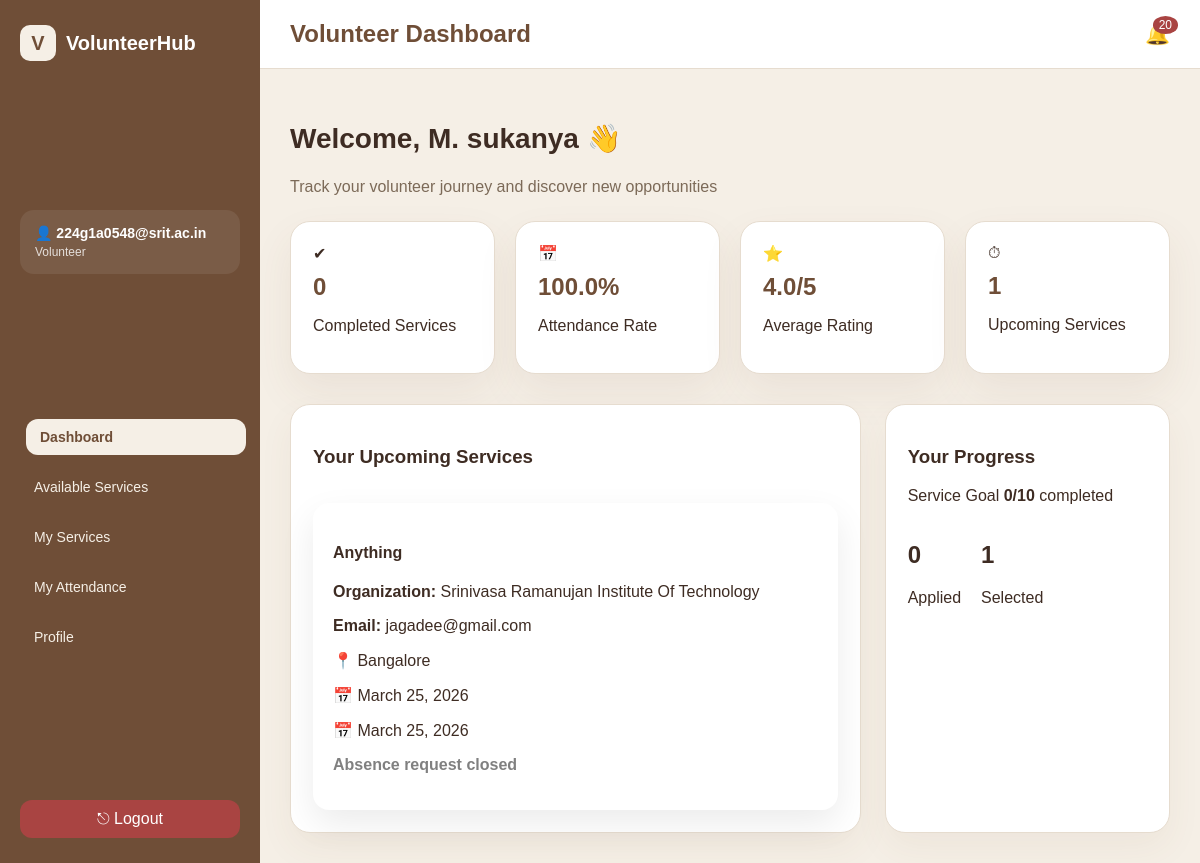
Page /volunteer/ (signed in) on the committed database.
### app1/models.py (models this page shows, shortened)
class User(AbstractUser):
    ROLE_CHOICES = (
        ('ADMIN', 'Admin'),
        ('VOLUNTEER', 'Volunteer'),
        ('ORGANIZATION', 'Organization'),
    )
    role = models.CharField(max_length=20, choices=ROLE_CHOICES)

class VolunteerProfile(models.Model):
    user = models.OneToOneField(User, on_delete=models.CASCADE)
    full_name = models.CharField(max_length=100)
    phone = models.CharField(max_length=15)
    student_id = models.CharField(max_length=20)
    department = models.CharField(max_length=20, default="", blank=True)
    year = models.CharField(max_length=20)
    skills = models.TextField(blank=True)
    photo = models.ImageField(upload_to="profiles/", blank=True, null=True)
    cover_photo = models.ImageField(upload_to="covers/", blank=True, null=True)
    rating = models.FloatField(default=0)
    attendance = models.IntegerField(default=0)
    GENDER_CHOICES = (
        ("MALE", "Male"),
        ("FEMALE", "Female"),
        ("OTHER", "Other"),
    )
    gender = models.CharField(
        max_length=10,
        choices=GENDER_CHOICES,
        blank=True
    )

class Application(models.Model):
    STATUS_CHOICES = [
        ("APPLIED", "Applied"),
        ("SELECTED", "Selected"),
        ("WAITLIST", "Waitlist"),
        ("REJECTED", "Rejected"),
        ("COMPLETED", "Completed"),
        ("CLOSED", "Closed"),
        ("ABSENT", "Absent"),
    ]
    volunteer = models.ForeignKey(VolunteerProfile, on_delete=models.CASCADE)
    service = models.ForeignKey(Service, on_delete=models.CASCADE)
    status = models.CharField(max_length=20, choices=STATUS_CHOICES, default='APPLIED')
    submission_text = models.TextField(blank=True)
    rating = models.IntegerField(default=0)
    review = models.TextField(blank=True)
    absence_requested = models.BooleanField(default=False)
    absence_approved = models.BooleanField(default=False)

class Service(models.Model):
    STATUS_CHOICES = (
        ('PENDING', 'Pending'),
        ('APPROVED', 'Approved'),
        ('REJECTED', 'Rejected'),
        ('COMPLETED', 'Completed'),
    )
    title = models.CharField(max_length=200)
    description = models.TextField()
    location = models.CharField(max_length=100)
    start_date = models.DateField()
    end_date = models.DateField()
    reminder_sent = models.BooleanField(default=False)
    max_volunteers = models.IntegerField()
    coordinators = models.JSONField(default=list, blank=True)
    GENDER_PREF = (
        ("ANY", "Any"),
        ("MALE", "Male"),
        ("FEMALE", "Female"),
    )
    required_gender = models.CharField(
        max_length=10,
        choices=GENDER_PREF,
        default="ANY"
    )
    required_year = models.CharField(
        max_length=20,
        blank=True,
        null=True
    )
    organization = models.ForeignKey(
        Organization,
        on_delete=models.CASCADE
    )
    organization_name = models.CharField(
        max_length=200,
        blank=True
    )
    status = models.CharField(
        max_length=20,
        choices=STATUS_CHOICES,
        default='PENDING'
    )
    authorization_letter = models.FileField(
        upload_to="service_letters/",
        null=True,
        blank=True
    )
    created_at = models.DateTimeField(auto_now_add=True)

class Organization(models.Model):
    user = models.OneToOneField(User, on_delete=models.CASCADE)
    organization_name = models.CharField(max_length=100)
    principal_name = models.CharField(max_length=100, blank=True, null=True)
    phone = models.CharField(max_length=15, blank=True, null=True)
    verification_letter = models.FileField(
        upload_to="org_letters/",
        blank=True,
        null=True
    )
    approved = models.BooleanField(default=False)
    cover_image = models.ImageField(upload_to="org_covers/", blank=True, null=True)
    logo = models.ImageField(upload_to="org_logos/", blank=True, null=True)
    tagline = models.CharField(max_length=200, blank=True)
    about = models.TextField(blank=True)
    mission = models.TextField(blank=True)
    vision = models.TextField(blank=True)
    founded_year = models.IntegerField(blank=True, null=True)
    website = models.URLField(blank=True)
    instagram = models.URLField(blank=True)
    youtube = models.URLField(blank=True)
    promo_video = models.URLField(blank=True)
    website = models.URLField(blank=True, null=True)

### app1/views.py (the view)
# urls.py: path('volunteer/',views.volunteer_dashboard_page,name='volunteer_home'),
@login_required
def volunteer_dashboard_page(request):
    if request.user.role != "VOLUNTEER":
        return redirect("login")
    profile, created = VolunteerProfile.objects.get_or_create(
        user=request.user,
        defaults={
            "full_name": request.user.email.split("@")[0],
            "phone": "",
            "student_id": "",
            "department": "",
            "year": "",
            "skills": ""
        }
    )
    today = now().date()
    applied = Application.objects.filter(
        volunteer=profile,
        status="APPLIED"
    ).count()
    selected = Application.objects.filter(
        volunteer=profile,
        status="SELECTED"
    ).count()
    completed = Application.objects.filter(
        volunteer=profile,
        status="SELECTED",
        service__end_date__lt=today
    ).count()
    selected_apps = Application.objects.filter(
        volunteer=profile,
        status="SELECTED"
    ).select_related("service")
    total_days = 0
    total_present = 0
    today = timezone.now().date()
    for app in selected_apps:
        service = app.service
        if service.start_date and service.end_date:
            effective_end = min(service.end_date, today)
            if effective_end >= service.start_date:
                event_days = (effective_end - service.start_date).days + 1
                total_days += event_days
        present_days = Attendance.objects.filter(
            application=app,
            is_present=True
        ).count()
        total_present += present_days
    overall_attendance = (
        round((total_present / total_days) * 100, 2)
        if total_days > 0 else 0
    )
    ratings = Application.objects.filter(
        volunteer=profile,
        rating__gt=0  # only real ratings
    ).values_list("rating", flat=True)
    ratings = list(ratings)
    if ratings:
        avg_rating = round(sum(ratings) / len(ratings), 2)
        profile.rating = avg_rating
        profile.save()
    else:
        profile.rating = None
        avg_rating = None
    goal = 10
    upcoming_services = Application.objects.filter(
        volunteer=profile,
        status="SELECTED",
        service__start_date__gte=today
    ).select_related(
        "service",
        "service__organization",
        "service__organization__user"
    ).order_by("service__start_date")
    return render(
        request,
        "volunteer/dashboard.html",
        {
            "profile": profile,
            "applied_count": applied,
            "selected_count": selected,
            "completed": completed,
            "goal": goal,
            "upcoming_services": upcoming_services,
            "overall_attendance": overall_attendance,
            "active_page": "dashboard",
            "today": today,
        }
    )

### app1/templates/volunteer/dashboard.html (shortened to what this page needs)
{% extends "base_volunteer.html" %}
{% block content %}
<h1 class="welcome">
    Welcome, {{ profile.full_name }} 👋
</h1>
<p class="subtitle">
    Track your volunteer journey and discover new opportunities
</p>
<div class="stats">
    <div class="stat-card green">
        <div class="icon">✔</div>
        <h2>{{ completed }}</h2>
        <p>Completed Services</p>
    </div>
    <div class="stat-card blue">
        <div class="icon">📅</div>
        <h2>{{ overall_attendance }}%</h2>
        <p>Attendance Rate</p>
    </div>
    <div class="stat-card yellow">
        <div class="icon">⭐</div>
        {% if profile.rating %}
            <h2>{{ profile.rating }}/5</h2>
            <p>Average Rating</p>
        {% else %}
            <h2>N/A</h2>
            <p>No Rating Yet</p>
        {% endif %}
    </div>
    <div class="stat-card cyan">
        <div class="icon">⏱</div>
        <h2>{{ upcoming_services|length }}</h2>
        <p>Upcoming Services</p>
    </div>
</div>
<div class="lower-grid">
    <div class="card">
        <div class="card-header">
            <h3>Your Upcoming Services</h3>
        </div>
        {% if upcoming_services %}
            <div class="upcoming-grid">
                {% for s in upcoming_services %}
                <div class="upcoming-card">
                    <h4>{{ s.service.title }}</h4>
                    <p><strong>Organization:</strong> {{ s.service.organization.organization_name }}</p>
                    <p><strong>Email:</strong> {{ s.service.organization.user.email }}</p>
                    <p>📍 {{ s.service.location }}</p>
                    <p>📅 {{ s.service.start_date }}</p>
                    <p>📅 {{ s.service.end_date }}</p>
                    {% if s.status == "SELECTED" %}
                        {% if s.service.start_date > today %}
                            {% if not s.absence_requested %}
                                <form method="post" action="{% url 'request_absence' s.id %}">
                                    {% csrf_token %}
                                    <button style="
                                        margin-top:10px;
                                        background:#ef4444;
                                        color:white;
                                        padding:8px 14px;
                                        border:none;
                                        border-radius:8px;
                                        cursor:pointer;">
                                        Request Absence
                                    </button>
                                </form>
                            {% elif s.absence_requested and not s.absence_approved %}
                                <p style="color:orange;font-weight:600;margin-top:8px;">
                                    Absence Requested (Waiting for approval)
                                </p>
                            {% elif s.absence_approved %}
                                <p style="color:red;font-weight:600;margin-top:8px;">
                                    Absence Approved
                                </p>
                            {% endif %}
                        {% else %}
                            <p style="color:gray;font-weight:600;margin-top:8px;">
                                Absence request closed
                            </p>
                        {% endif %}
                    {% endif %}
                </div>
                {% endfor %}
            </div>
        {% else %}
            <p>No upcoming services</p>
        {% endif %}
    </div>
    <div class="card">
        <h3>Your Progress</h3>
        <p>Service Goal <b>{{ completed }}/10</b> completed</p>
        <div class="mini-stats">
            <div>
                <h2>{{ applied_count }}</h2>
                <p>Applied</p>
            </div>
            <div>
                <h2>{{ selected_count }}</h2>
                <p>Selected</p>
            </div>
        </div>
    </div>
</div>
{% endblock %}

### app1/templates/base_volunteer.html (shortened to what this page needs)
{% load static %}
<!DOCTYPE html>
<html>
<head>
    <link rel="stylesheet" href="{% static 'css/volunteer_dashboard.css' %}">
</head>
<body>
<div class="app">
    <aside class="sidebar">
        <div class="logo">
            <div class="logo-icon">V</div>
            <span>VolunteerHub</span>
        </div>
        <div class="profile-box">
            <div>
                <h4>👤 {{ request.user.username }}</h4>
                <p >    Volunteer</p>
            </div>
        </div>
<nav class="menu">
    <a href="/volunteer/dashboard/"
       class="{% if active_page == 'dashboard' %}active{% endif %}">
        Dashboard
    </a>
    <a href="{% url 'volunteer_available_services' %}"
       class="{% if active_page == 'services' %}active{% endif %}">
        Available Services
    </a>
    <a href="/volunteer/applications/"
       class="{% if active_page == 'applications' %}active{% endif %}">
        My Services
    </a>
    <a href="/volunteer/attendance/"
        class="{% if active_page == 'volunteer_attendance' %} active {%endif %}">
        My Attendance
    </a>
    <a href="{% url 'volunteer_profile' %}"
       class="{% if active_page == 'profile' %}active{% endif %}">
        Profile
    </a>
</nav>
        <div class="sidebar-footer">
            <a class="logout" href="{% url 'logout' %}">⎋ Logout</a>
        </div>
    </aside>
    <main class="main">
        <header class="topbar">
            <h2>Volunteer Dashboard</h2>
            <div class="notification-wrapper">
    <div class="bell" onclick="toggleNotifications()">
        🔔
        <span id="notifCount" class="notif-count">0</span>
    </div>
</div>
        </header>
        <section class="content">
            {% block content %}
            {% endblock %}
        </section>
    </main>
</div>
</body>
</html>

### rows in the picture
User: user.username "224g1a0548@srit.ac.in"
VolunteerProfile: full_name "M. sukanya", rating "4.0"
Application: service "Anything", service.organization.organization_name "Srinivasa Ramanujan Institute Of Technology", service.organization.user.email "jagadee@gmail.com", service.location "Bangalore", service.start_date "March 25, 2026", service.end_date "March 25, 2026", status "Absence request closed"

### other values in the picture
{{ completed }} "0"
{{ overall_attendance }} "100.0"
{{ upcoming_services|length }} "1"
{{ applied_count }} "0"
{{ selected_count }} "1"
